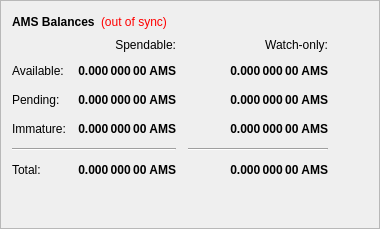
        <widget class="QFrame" name="frame">
         <property name="frameShape">
          <enum>QFrame::StyledPanel</enum>
         </property>
         <property name="frameShadow">
          <enum>QFrame::Raised</enum>
         </property>
         <layout class="QVBoxLayout" name="verticalLayout_4">
          <item>
           <layout class="QHBoxLayout" name="horizontalLayout_4">
            <item>
             <widget class="QLabel" name="label_5">
              <property name="font">
               <font>
                <weight>75</weight>
                <bold>true</bold>
               </font>
              </property>
              <property name="text">
               <string>AMS Balances</string>
              </property>
             </widget>
            </item>
            <item>
             <widget class="QLabel" name="labelWalletStatus">
              <property name="cursor">
               <cursorShape>WhatsThisCursor</cursorShape>
              </property>
              <property name="toolTip">
               <string>The displayed information may be out of date. Your wallet automatically synchronizes with the NewSVN network after a connection is established, but this process has not completed yet.</string>
              </property>
              <property name="styleSheet">
               <string notr="true">QLabel { color: red; }</string>
              </property>
              <property name="text">
               <string notr="true">(out of sync)</string>
              </property>
              <property name="alignment">
               <set>Qt::AlignLeading|Qt::AlignLeft|Qt::AlignVCenter</set>
              </property>
             </widget>
            </item>
            <item>
             <spacer name="horizontalSpacer_3">
              <property name="orientation">
               <enum>Qt::Horizontal</enum>
              </property>
              <property name="sizeHint" stdset="0">
               <size>
                <width>40</width>
                <height>20</height>
               </size>
              </property>
             </spacer>
            </item>
           </layout>
          </item>
          <item>
           <layout class="QGridLayout" name="gridLayout">
            <property name="spacing">
             <number>12</number>
            </property>
            <item row="2" column="2">
             <widget class="QLabel" name="labelWatchPending">
              <property name="font">
               <font>
                <weight>75</weight>
                <bold>true</bold>
               </font>
              </property>
              <property name="cursor">
               <cursorShape>IBeamCursor</cursorShape>
              </property>
              <property name="toolTip">
               <string>Unconfirmed transactions to watch-only addresses</string>
              </property>
              <property name="text">
               <string notr="true">0.000 000 00 AMS</string>
              </property>
              <property name="alignment">
               <set>Qt::AlignRight|Qt::AlignTrailing|Qt::AlignVCenter</set>
              </property>
              <property name="textInteractionFlags">
               <set>Qt::LinksAccessibleByMouse|Qt::TextSelectableByKeyboard|Qt::TextSelectableByMouse</set>
              </property>
             </widget>
            </item>
            <item row="2" column="1">
             <widget class="QLabel" name="labelUnconfirmed">
              <property name="font">
               <font>
                <weight>75</weight>
                <bold>true</bold>
               </font>
              </property>
              <property name="cursor">
               <cursorShape>IBeamCursor</cursorShape>
              </property>
              <property name="toolTip">
               <string>Total of transactions that have yet to be confirmed, and do not yet count toward the spendable balance</string>
              </property>
              <property name="text">
               <string notr="true">0.000 000 00 AMS</string>
              </property>
              <property name="alignment">
               <set>Qt::AlignRight|Qt::AlignTrailing|Qt::AlignVCenter</set>
              </property>
              <property name="textInteractionFlags">
               <set>Qt::LinksAccessibleByMouse|Qt::TextSelectableByKeyboard|Qt::TextSelectableByMouse</set>
              </property>
             </widget>
            </item>
            <item row="3" column="2">
             <widget class="QLabel" name="labelWatchImmature">
              <property name="font">
               <font>
                <weight>75</weight>
                <bold>true</bold>
               </font>
              </property>
              <property name="cursor">
               <cursorShape>IBeamCursor</cursorShape>
              </property>
              <property name="toolTip">
               <string>Staked or masternode rewards in watch-only addresses that has not yet matured</string>
              </property>
              <property name="text">
               <string notr="true">0.000 000 00 AMS</string>
              </property>
              <property name="alignment">
               <set>Qt::AlignRight|Qt::AlignTrailing|Qt::AlignVCenter</set>
              </property>
              <property name="textInteractionFlags">
               <set>Qt::LinksAccessibleByMouse|Qt::TextSelectableByKeyboard|Qt::TextSelectableByMouse</set>
              </property>
             </widget>
            </item>
            <item row="4" column="0" colspan="2">
             <widget class="Line" name="lineSpendableBalance">
              <property name="orientation">
               <enum>Qt::Horizontal</enum>
              </property>
             </widget>
            </item>
            <item row="4" column="2">
             <widget class="Line" name="lineWatchBalance">
              <property name="sizePolicy">
               <sizepolicy hsizetype="Preferred" vsizetype="Fixed">
                <horstretch>0</horstretch>
                <verstretch>0</verstretch>
               </sizepolicy>
              </property>
              <property name="minimumSize">
               <size>
                <width>140</width>
                <height>0</height>
               </size>
              </property>
              <property name="orientation">
               <enum>Qt::Horizontal</enum>
              </property>
             </widget>
            </item>
            <item row="5" column="0">
             <widget class="QLabel" name="labelTotalText">
              <property name="text">
               <string>Total:</string>
              </property>
             </widget>
            </item>
            <item row="3" column="1">
             <widget class="QLabel" name="labelImmature">
              <property name="font">
               <font>
                <weight>75</weight>
                <bold>true</bold>
               </font>
              </property>
              <property name="cursor">
               <cursorShape>IBeamCursor</cursorShape>
              </property>
              <property name="toolTip">
               <string>Staked or masternode rewards that has not yet matured</string>
              </property>
              <property name="text">
               <string notr="true">0.000 000 00 AMS</string>
              </property>
              <property name="alignment">
               <set>Qt::AlignRight|Qt::AlignTrailing|Qt::AlignVCenter</set>
              </property>
              <property name="textInteractionFlags">
               <set>Qt::LinksAccessibleByMouse|Qt::TextSelectableByKeyboard|Qt::TextSelectableByMouse</set>
              </property>
             </widget>
            </item>
            <item row="2" column="3">
             <spacer name="horizontalSpacer_2">
              <property name="orientation">
               <enum>Qt::Horizontal</enum>
              </property>
              <property name="sizeHint" stdset="0">
               <size>
                <width>40</width>
                <height>20</height>
               </size>
              </property>
             </spacer>
            </item>
            <item row="3" column="0">
             <widget class="QLabel" name="labelImmatureText">
              <property name="text">
               <string>Immature:</string>
              </property>
             </widget>
            </item>
            <item row="5" column="1">
             <widget class="QLabel" name="labelTotal">
              <property name="font">
               <font>
                <weight>75</weight>
                <bold>true</bold>
               </font>
              </property>
              <property name="cursor">
               <cursorShape>IBeamCursor</cursorShape>
              </property>
              <property name="toolTip">
               <string>Your current total balance</string>
              </property>
              <property name="text">
               <string notr="true">0.000 000 00 AMS</string>
              </property>
              <property name="alignment">
               <set>Qt::AlignRight|Qt::AlignTrailing|Qt::AlignVCenter</set>
              </property>
              <property name="textInteractionFlags">
               <set>Qt::LinksAccessibleByMouse|Qt::TextSelectableByKeyboard|Qt::TextSelectableByMouse</set>
              </property>
             </widget>
            </item>
            <item row="5" column="2">
             <widget class="QLabel" name="labelWatchTotal">
              <property name="font">
               <font>
                <weight>75</weight>
                <bold>true</bold>
               </font>
              </property>
              <property name="cursor">
               <cursorShape>IBeamCursor</cursorShape>
              </property>
              <property name="toolTip">
               <string>Current total balance in watch-only addresses</string>
              </property>
              <property name="text">
               <string notr="true">0.000 000 00 AMS</string>
              </property>
              <property name="alignment">
               <set>Qt::AlignRight|Qt::AlignTrailing|Qt::AlignVCenter</set>
              </property>
              <property name="textInteractionFlags">
               <set>Qt::LinksAccessibleByMouse|Qt::TextSelectableByKeyboard|Qt::TextSelectableByMouse</set>
              </property>
             </widget>
            </item>
            <item row="0" column="2">
             <widget class="QLabel" name="labelWatchonly">
              <property name="text">
               <string>Watch-only:</string>
              </property>
              <property name="alignment">
               <set>Qt::AlignRight|Qt::AlignTrailing|Qt::AlignVCenter</set>
              </property>
             </widget>
            </item>
            <item row="1" column="0">
             <widget class="QLabel" name="labelBalanceText">
              <property name="text">
               <string>Available:</string>
              </property>
             </widget>
            </item>
            <item row="1" column="1">
             <widget class="QLabel" name="labelBalance">
              <property name="font">
               <font>
                <weight>75</weight>
                <bold>true</bold>
               </font>
              </property>
              <property name="cursor">
               <cursorShape>IBeamCursor</cursorShape>
              </property>
              <property name="toolTip">
               <string>Your current spendable balance</string>
              </property>
              <property name="text">
               <string notr="true">0.000 000 00 AMS</string>
              </property>
              <property name="alignment">
               <set>Qt::AlignRight|Qt::AlignTrailing|Qt::AlignVCenter</set>
              </property>
              <property name="textInteractionFlags">
               <set>Qt::LinksAccessibleByMouse|Qt::TextSelectableByKeyboard|Qt::TextSelectableByMouse</set>
              </property>
             </widget>
            </item>
            <item row="1" column="2">
             <widget class="QLabel" name="labelWatchAvailable">
              <property name="font">
               <font>
                <weight>75</weight>
                <bold>true</bold>
               </font>
              </property>
              <property name="cursor">
               <cursorShape>IBeamCursor</cursorShape>
              </property>
              <property name="toolTip">
               <string>Your current balance in watch-only addresses</string>
              </property>
              <property name="text">
               <string notr="true">0.000 000 00 AMS</string>
              </property>
              <property name="alignment">
               <set>Qt::AlignRight|Qt::AlignTrailing|Qt::AlignVCenter</set>
              </property>
              <property name="textInteractionFlags">
               <set>Qt::LinksAccessibleByMouse|Qt::TextSelectableByKeyboard|Qt::TextSelectableByMouse</set>
              </property>
             </widget>
            </item>
            <item row="2" column="0">
             <widget class="QLabel" name="labelPendingText">
              <property name="text">
               <string>Pending:</string>
              </property>
             </widget>
            </item>
            <item row="0" column="1">
             <widget class="QLabel" name="labelSpendable">
              <property name="text">
               <string>Spendable:</string>
              </property>
              <property name="alignment">
               <set>Qt::AlignRight|Qt::AlignTrailing|Qt::AlignVCenter</set>
              </property>
             </widget>
            </item>
           </layout>
          </item>
          <item>
           <spacer name="verticalSpacer_4">
            <property name="orientation">
             <enum>Qt::Vertical</enum>
            </property>
            <property name="sizeHint" stdset="0">
             <size>
              <width>20</width>
              <height>40</height>
             </size>
            </property>
           </spacer>
          </item>
         </layout>
        </widget>
